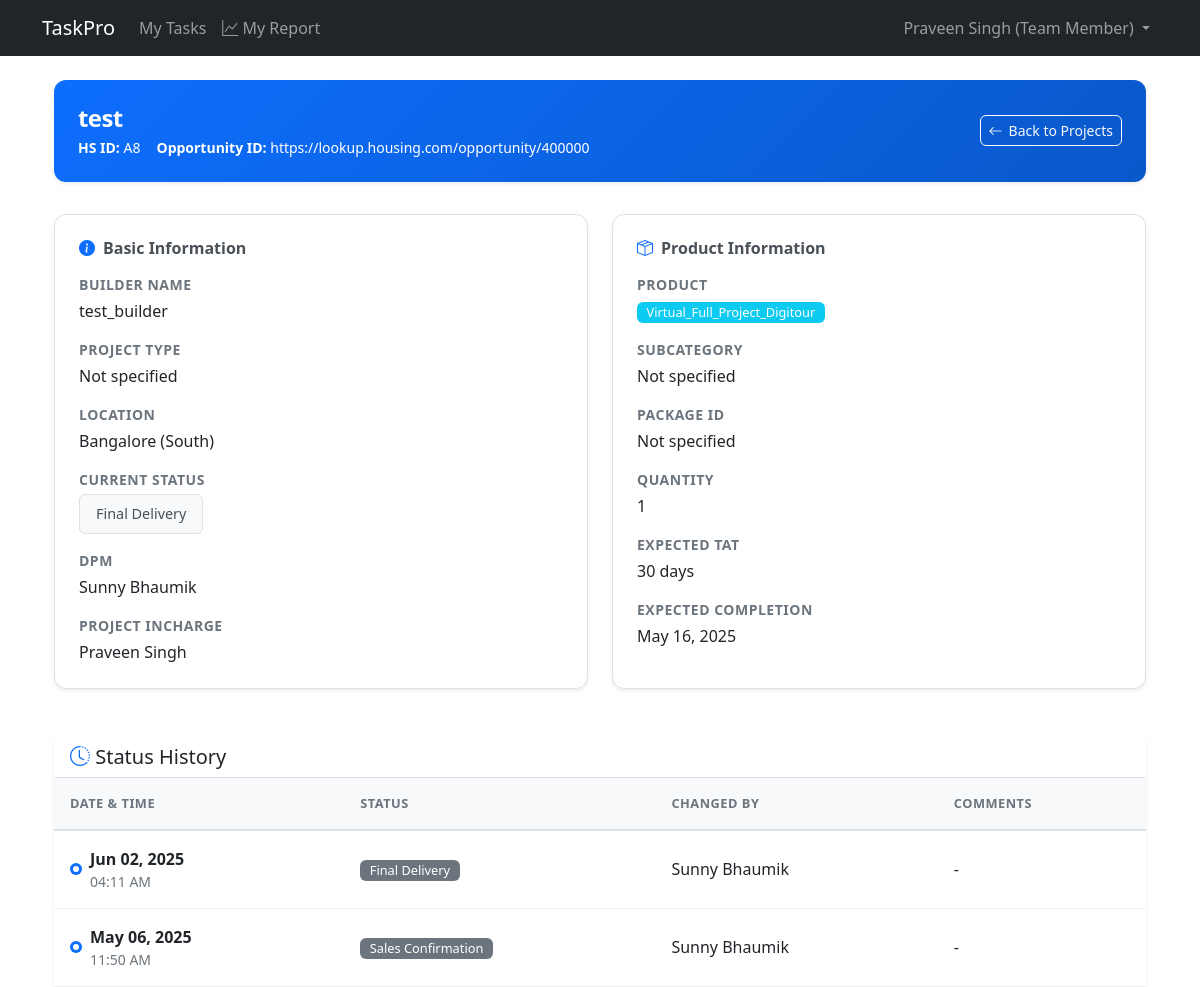
Before: /projects/aedaa6b4-0d60-4cdd-8ebd-8fbbb9c3879d/ (signed in) with the older database file.
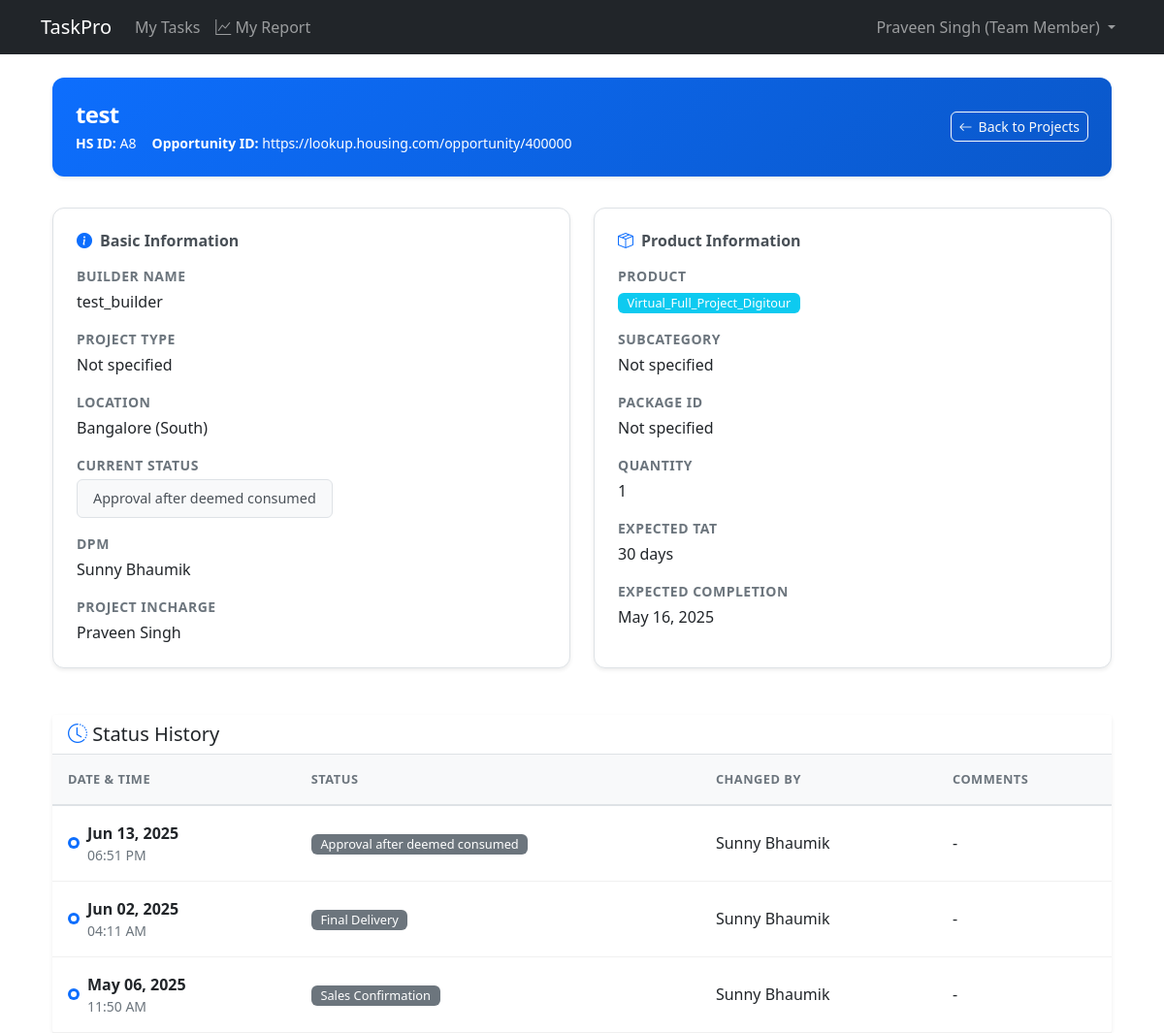
After: the same page with the newer database file.
### projects/models.py (models this page shows, shortened)
class Project(models.Model):
    id = models.UUIDField(
        primary_key=True,
        default=uuid.uuid4,
        editable=False
    )
    hs_id = models.CharField(
        max_length=10,
        unique=True,
        editable=False,
        help_text="Human-readable unique identifier (e.g., A1, A2, B1, etc.)"
    )
    opportunity_id = models.CharField(
        max_length=100,
        unique=False,
        help_text="Business opportunity identifier"
    )
    project_type = models.CharField(
        max_length=100,
        blank=True,
        null=True,
        help_text="Type of project (optional)"
    )
    project_name = models.CharField(
        max_length=255,
        help_text="Name of the project"
    )
    builder_name = models.CharField(
        max_length=255,
        help_text="Name of the builder/client"
    )
    city = models.ForeignKey(
        City,
        on_delete=models.PROTECT,
        related_name='projects',
        help_text="City where this project is located"
    )
    product = models.ForeignKey(
        Product,
        on_delete=models.PROTECT,
        related_name='projects',
        help_text="The product being delivered in this project"
    )
    product_subcategory = models.ForeignKey(
        ProductSubcategory,
        on_delete=models.PROTECT,
        related_name='projects',
        null=True,
        blank=True,
        help_text="Optional subcategory classification for this project"
    )
    package_id = models.CharField(
        max_length=100,
        blank=True,
        null=True,
        help_text="Optional package identifier"
    )
    quantity = models.PositiveIntegerField(
        help_text="Quantity of products for this project"
    )
    purchase_date = models.DateField(
        help_text="Date when the project was purchased"
    )
    sales_confirmation_date = models.DateField(
        help_text="Date when sales confirmation was received"
    )
    expected_tat = models.PositiveIntegerField(
        validators=[MinValueValidator(1)],
        help_text="Expected turnaround time in days (defaults to product TAT but can be overridden)"
    )
    account_manager = models.CharField(
        max_length=255,
        help_text="Name of the account manager responsible for this project"
    )
    dpm = models.ForeignKey(
        User,
        on_delete=models.PROTECT,
        related_name='dpm_projects',
        help_text="The Digital Project Manager assigned to this project"
    )
    current_status = models.ForeignKey(
        ProjectStatusOption,
        on_delete=models.PROTECT,
        related_name='projects',
        help_text="Current status of the project"
    )
    project_incharge = models.ForeignKey(
        'accounts.User',
        on_delete=models.PROTECT,
        related_name='incharge_projects',
        null=True,
        blank=True,
        help_text="Team member assigned as project incharge"
    )
    expected_completion_date = models.DateField(
        null=True,
        blank=True,
        help_text="Expected date of project completion"
    )
    delivery_performance_rating = models.DecimalField(
        max_digits=2,
        decimal_places=1,
        null=True,
        blank=True,
        validators=[
            MinValueValidator(1),
            MaxValueValidator(5)
        ],
        help_text="Delivery performance rating (1-5)"
    )
    created_at = models.DateTimeField(auto_now_add=True)
    updated_at = models.DateTimeField(auto_now=True)
    class Meta:
        ordering = ['-created_at']
        verbose_name = 'Project'
        verbose_name_plural = 'Projects'
        indexes = [
            models.Index(fields=['opportunity_id']),
        ]

class ProjectStatusOption(models.Model):
    id = models.UUIDField(
        primary_key=True,
        default=uuid.uuid4,
        editable=False
    )
    name = models.CharField(
        max_length=100,
        unique=True,
        help_text="Name of the status (e.g., 'Sales Confirmation')"
    )
    category_one = models.CharField(
        max_length=100,
        help_text="First level categorization (e.g., 'Awaiting Data')"
    )
    category_two = models.CharField(
        max_length=100,
        help_text="Second level categorization (e.g., 'Not Started')"
    )
    order = models.PositiveIntegerField(
        help_text="Sequence number for ordering statuses"
    )
    is_active = models.BooleanField(
        default=True,
        help_text="Whether this status is currently available for use"
    )
    created_at = models.DateTimeField(auto_now_add=True)
    updated_at = models.DateTimeField(auto_now=True)
    class Meta:
        ordering = ['order']
        verbose_name = 'Project Status Option'
        verbose_name_plural = 'Project Status Options'

class ProjectStatusHistory(models.Model):
    id = models.UUIDField(
        primary_key=True,
        default=uuid.uuid4,
        editable=False
    )
    project = models.ForeignKey(
        Project,
        on_delete=models.CASCADE,
        related_name='status_history',
        help_text="The project whose status changed"
    )
    status = models.ForeignKey(
        ProjectStatusOption,
        on_delete=models.PROTECT,
        help_text="The status that was set"
    )
    category_one_snapshot = models.CharField(
        max_length=100,
        help_text="Category one value when this status was set"
    )
    category_two_snapshot = models.CharField(
        max_length=100,
        help_text="Category two value when this status was set"
    )
    changed_by = models.ForeignKey(
        'accounts.User',
        on_delete=models.PROTECT,
        related_name='status_changes',
        help_text="The DPM who made this status change"
    )
    changed_at = models.DateTimeField(auto_now_add=True)
    comments = models.TextField(
        blank=True,
        help_text="Optional comments about why the status was changed"
    )
    class Meta:
        ordering = ['-changed_at']
        verbose_name = 'Project Status History'
        verbose_name_plural = 'Project Status Histories'

class Product(models.Model):
    id = models.UUIDField(
        primary_key=True,
        default=uuid.uuid4,
        editable=False
    )
    name = models.CharField(
        max_length=255,
        unique=True,
        help_text="Name of the product"
    )
    expected_tat = models.PositiveIntegerField(
        validators=[MinValueValidator(1)],
        help_text="Default expected turnaround time in days for this product"
    )
    is_active = models.BooleanField(
        default=True,
        help_text="Whether this product is available for new projects"
    )
    created_at = models.DateTimeField(auto_now_add=True)
    updated_at = models.DateTimeField(auto_now=True)
    class Meta:
        ordering = ['name']
        verbose_name = 'Product'
        verbose_name_plural = 'Products'

### accounts/models.py (models this page shows, shortened)
class User(AbstractUser):
    id = models.UUIDField(primary_key=True, default=uuid.uuid4, editable=False)
    ROLES = (
        ('DPM', 'Project Manager'),
        ('TEAM_MEMBER', 'Team Member'),
    )
    role = models.CharField(max_length=20, choices=ROLES)
    created_at = models.DateTimeField(auto_now_add=True)
    updated_at = models.DateTimeField(auto_now=True)
    groups = models.ManyToManyField(
        'auth.Group',
        related_name='custom_user_set',
        blank=True,
        verbose_name='groups',
        help_text='The groups this user belongs to.',
    )
    user_permissions = models.ManyToManyField(
        'auth.Permission',
        related_name='custom_user_set',
        blank=True,
        verbose_name='user permissions',
        help_text='Specific permissions for this user.',
    )

### locations/models.py (models this page shows, shortened)
class City(models.Model):
    id = models.UUIDField(primary_key=True, default=uuid.uuid4, editable=False)
    name = models.CharField(
        max_length=100,
        help_text="The name of the city"
    )
    region = models.ForeignKey(
        Region,
        on_delete=models.PROTECT,  # Prevents deletion of regions that have cities
        related_name='cities',
        help_text="The region this city belongs to"
    )
    created_at = models.DateTimeField(auto_now_add=True)
    updated_at = models.DateTimeField(auto_now=True)
    class Meta:
        ordering = ['region', 'name']
        verbose_name = 'City'
        verbose_name_plural = 'Cities'
        unique_together = ['name', 'region']  # Ensures city names are unique within a region
    def __str__(self):
        return f"{self.name} ({self.region.name})"

class Region(models.Model):
    id = models.UUIDField(primary_key=True, default=uuid.uuid4, editable=False)
    name = models.CharField(
        max_length=100,
        unique=True,
        help_text="The name of the region (e.g., 'North', 'South', 'East', 'West')"
    )
    created_at = models.DateTimeField(auto_now_add=True)
    updated_at = models.DateTimeField(auto_now=True)
    class Meta:
        ordering = ['name']  # This will order regions alphabetically by default
        verbose_name = 'Region'
        verbose_name_plural = 'Regions'

### projects/views.py (the view)
# urls.py: path('<uuid:project_id>/', views.project_detail, name='project_detail'),
@login_required
def project_detail(request, project_id):
    success, result = ProjectService.get_project_details(project_id)
    if not success:
        messages.error(request, result)
        return redirect('projects:project_list')
    project, status_history = result
    status_options = ProjectStatusOption.objects.filter(is_active=True).order_by('order')
    form = ProjectStatusUpdateForm(initial={'status': project.current_status})
    context = {
        'project': project,
        'status_history': status_history,
        'status_options': status_options,
        'form': form,
        'title': f'Project: {project.project_name}'
    }
    return render(request, 'projects/project_detail.html', context)

### projects/services.py (called while the page is built)
    @staticmethod
    def get_project_details(project_id):
        try:
            project = Project.objects.get(id=project_id)
            status_history = project.status_history.all().select_related(
                'status',
                'changed_by'
            ).order_by('-changed_at')
            logger.debug(f"Retrieved project details for {project_id}")
            return True, (project, status_history)
        except Project.DoesNotExist:
            logger.info(f"Project with ID {project_id} not found")
            return False, "Project not found"
        except Exception as e:
            logger.exception(f"Error retrieving project details {project_id}: {str(e)}")
            return False, f"An error occurred: {str(e)}"

### projects/templates/projects/project_detail.html (shortened to what the changed rows need)
{% extends "base.html" %}
{% block content %}
<div class="container-fluid">
    <div class="project-header-card">
        <div class="card-header text-white">
            <div class="d-flex justify-content-between align-items-center">
                <div>
                    <h4>{{ project.project_name }}</h4>
                    <div class="d-flex gap-3 align-items-center">
                        <small>
                            <strong>HS ID:</strong> {{ project.hs_id }}
                        </small>
                        <small>
                            <strong>Opportunity ID:</strong> {{ project.opportunity_id }}
                        </small>
                    </div>
                </div>
            </div>
        </div>
    </div>
    <div class="row mb-4">
        <div class="col-md-6 mb-4">
            <div class="info-card">
                <dl class="data-list">
                    <dt>Builder Name</dt>
                    <dd>{{ project.builder_name }}</dd>
                    <dt>Project Type</dt>
                    <dd>{{ project.project_type|default:"Not specified" }}</dd>
                    <dt>Location</dt>
                    <dd>{{ project.city }}</dd>
                    <dt>Current Status</dt>
                    <dd>
                        <div class="status-display">
                            <span class="status-badge">{{ project.current_status.name }}</span>
                        </div>
                    </dd>
                    <dt>DPM</dt>
                    <dd>{{ project.dpm.get_full_name }}</dd>
                    <dt>Project Incharge</dt>
                    <dd>
                        {% if project.project_incharge %}
                            {{ project.project_incharge.get_full_name }}
                        {% else %}
                            <span class="text-muted">Not assigned</span>
                        {% endif %}
                    </dd>
                </dl>
            </div>
        </div>
        <div class="col-md-6 mb-4">
            <div class="info-card">
                <dl class="data-list">
                    <dt>Product</dt>
                    <dd><span class="badge bg-info">{{ project.product.name }}</span></dd>
                    <dt>Subcategory</dt>
                    <dd>{{ project.product_subcategory.name|default:"Not specified" }}</dd>
                    <dt>Package ID</dt>
                    <dd>{{ project.package_id|default:"Not specified" }}</dd>
                    <dt>Quantity</dt>
                    <dd>{{ project.quantity }}</dd>
                    <dt>Expected TAT</dt>
                    <dd>{{ project.expected_tat }} days</dd>
                    <dt>Expected Completion</dt>
                    <dd>
                        {% if project.expected_completion_date %}
                            <span class="fw-semibold">{{ project.expected_completion_date|date:"M d, Y" }}</span>
                        {% else %}
                            <span class="text-muted">Not set</span>
                        {% endif %}
                    </dd>
                </dl>
            </div>
        </div>
    </div>
    <div class="card border-0 shadow-sm">
        <div class="card-body p-0">
            <div class="table-responsive">
                <table class="table history-table mb-0">
                    <thead>
                        <tr>
                            <th>Date & Time</th>
                            <th>Status</th>
                            <th>Changed By</th>
                            <th>Comments</th>
                        </tr>
                    </thead>
                    <tbody>
                        {% for history in status_history %}
                        <tr>
                            <td>
                                <div class="d-flex align-items-center">
                                    <span class="timeline-dot"></span>
                                    <div>
                                        <div class="history-date">{{ history.changed_at|date:"M d, Y" }}</div>
                                        <div class="history-time">{{ history.changed_at|date:"h:i A" }}</div>
                                    </div>
                                </div>
                            </td>
                            <td>
                                <span class="badge bg-secondary">{{ history.status.name }}</span>
                            </td>
                            <td>{{ history.changed_by.get_full_name }}</td>
                            <td>{{ history.comments|default:"-" }}</td>
                        </tr>
                        {% endfor %}
                    </tbody>
                </table>
            </div>
        </div>
    </div>
</div>
{% endblock %}

Changed rows visible on the page:
changed Project "test": current_status.name "Final Delivery" → "Approval after deemed consumed"
added ProjectStatusHistory: changed_at "Jun 13, 2025", changed_at "06:51 PM", status.name "Approval after deemed consumed", changed_by.get_full_name "Sunny Bhaumik", comments "-"
